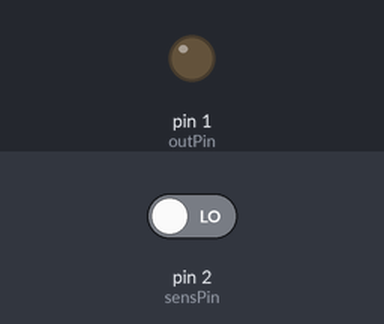
Simulated run of this sketch. Board: Arduino Uno, built with avr-gcc and run on an emulated ATmega328P. On the bench: output pins drawn as LEDs (lit = HIGH). The inputs (shaded band) are chosen by the test bench; at power-on: pin 2 (sensPin) LOW.

Above: at 1.2 s.
1.3 s: pin 2 (sensPin) driven HIGH
At 3.2 s:
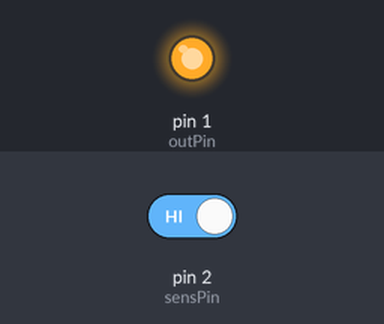
Timing chart, 0 to 4.7 s (numbered marks = the images above; inputs shaded):
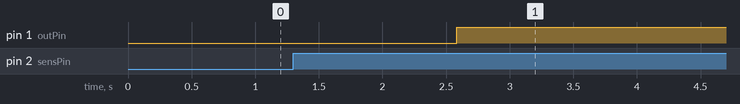

Measured:
- after the input at 1.3 s, pin 1 (outPin): LOW → HIGH after 1.3 s

The sketch:

programmable-motion-detector.ino
```cpp
int sensState;
int motionDetected = false;

int outPin = 1;
int sensPin = 2;

int interval = 30000;
int sensedMillis = 0;
int currentMillis = 0;

void setup() {
  pinMode(sensPin, INPUT);
  digitalWrite(sensPin, LOW);
  pinMode(outPin, OUTPUT);
}

void loop() {
  currentMillis = millis();
  sensState = digitalRead(sensPin);
  if(sensState == HIGH){
    sensedMillis = millis();
    if(!motionDetected){
      motionDetected = true;
      fadeIn();
    }
  } else {
    if(motionDetected && (currentMillis - sensedMillis >= interval)){
      fadeOut();
      motionDetected = false;
    }
  }
  delay(10);
}

void fadeIn(){
  for(int i = 0; i <= 255; i++){
    analogWrite(outPin, i);
    delay(10);
  }
}

void fadeOut(){
  for(int i = 255; i >= 0; i--){
    analogWrite(outPin, i);
    delay(10);
  }
}
```
